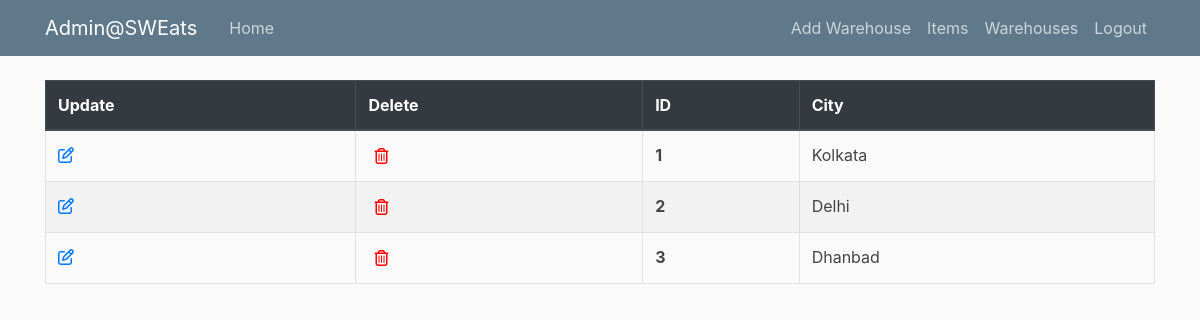
Page /admin/warehouse (signed in) on the committed database.
### sweats/models.py (models this page shows, shortened)
class Warehouse(db.Model):
    __tablename__ = 'warehouses'
    id = db.Column(db.Integer, primary_key=True)
    city = db.Column(db.String(50), unique=True, nullable=False)
    shipments = db.relationship('Shipment' , backref='warehouse' , lazy=True)

### sweats/routes/admin_routes.py (the view)
@app.route('/admin/<model_name>')
@login_required
def model(model_name):
    if not current_user.admin:
        abort(403)
    model_instance = ''
    if model_name == "item":
        model_instance = Item
        title = "Items"
        template_name = 'items.html'
    elif model_name == "warehouse":
        model_instance = Warehouse
        title = "Warehouses"
        template_name = 'warehouses.html'
    items = model_instance.query.all()
    return render_template('admin/'+template_name, title=title, items=items)

### sweats/models.py (called while the page is built)
@login_manager.user_loader
def load_user(user_id):
    return Customer.query.get(int(user_id))

### sweats/templates/admin/warehouses.html
{% extends "admin/home.html" %}
{% block nav %}
    <a class="nav-item nav-link" href="{{ url_for('new_model', model_name='warehouse') }}">Add Warehouse</a>
{% endblock nav %}
{% block content %}
<table class="table table-bordered">
    <thead class="thead-dark">
    <tr>
        <th scope="col">Update</th>
        <th scope="col">Delete</th>
        <th scope="col">ID</th>
        <th scope="col">City</th>
    </tr>
    </thead>
    <tbody>
    {% for item in items %}
        <tr class="table-row" data-href="#">
            <td><a href="{{ url_for('update_warehouse', warehouse_id=item.id) }}"><i class="far fa-edit"></i></a></td>
            <td><form class="delete-item-form" action="{{ url_for('delete_model_instance', model_name='warehouse', instance_id=item.id) }}" method="POST"><button type="submit" class="delete-button"><i class="far fa-trash-alt"></i></button></form></td>
            <th scope="row">{{ item.id }}</th>
            <td>{{ item.city }}</td>
        </tr>
    {% endfor %}
    </tbody>
</table>
{% endblock content %}

### sweats/static/main.css (style rules this page uses)
body { background: #fafafa; color: #333333; margin-top: 5rem; }
.site-header .navbar-nav .nav-link { color: #cbd5db; }
.table-row { cursor: pointer; color: #444444; }
.table tr:nth-child(even) { background-color: #f2f2f2; }
.delete-button { background-color: Transparent; background-repeat:no-repeat; border: none; cursor:pointer; overflow: hidden; outline:none; }
.fa-trash-alt { color:red; }

### rows in the picture
Warehouse: id "1", city "Kolkata"
Warehouse: id "2", city "Delhi"
Warehouse: id "3", city "Dhanbad"
